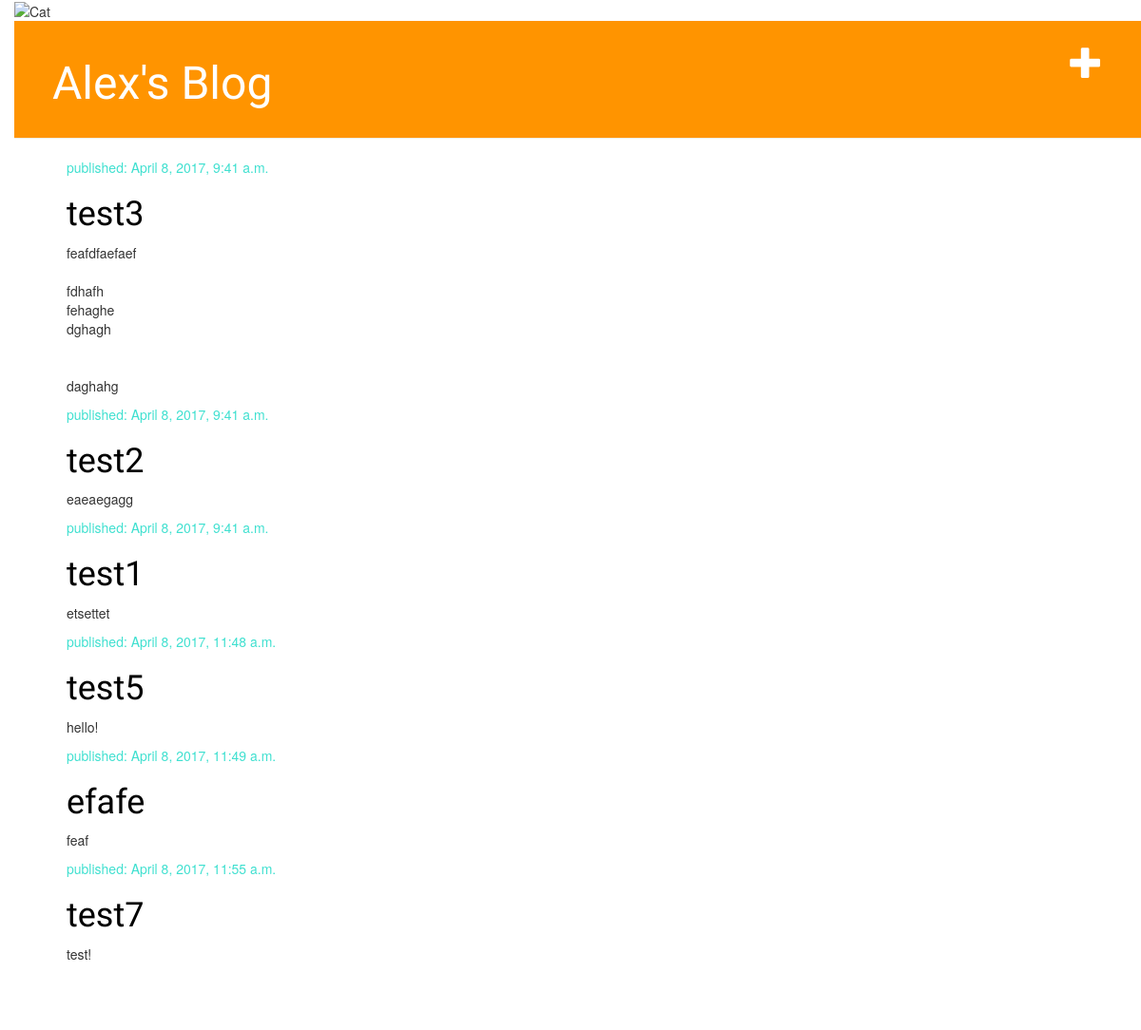
The app's page /, older data.
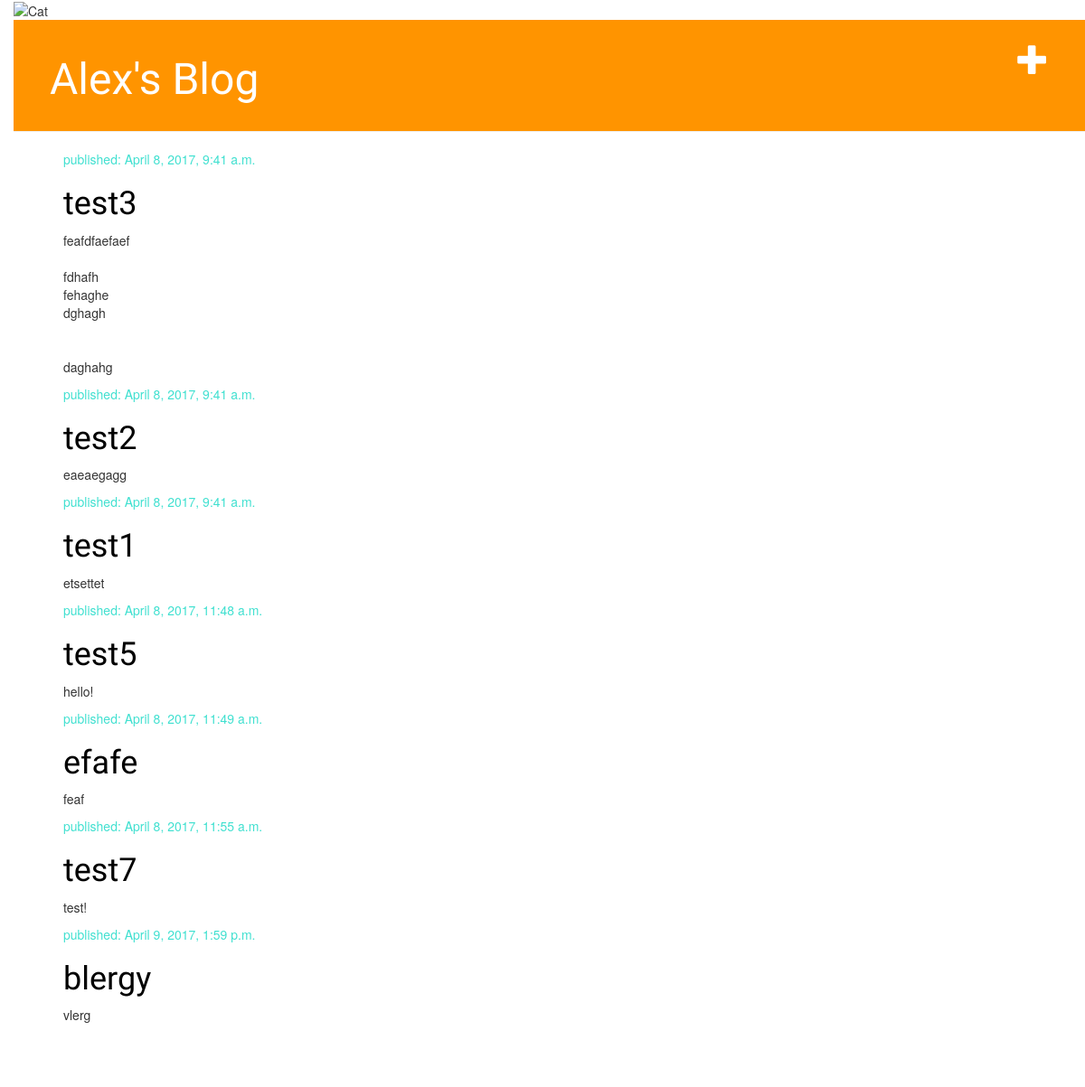
The same page, newer data.
### blog/models.py (models this page shows, shortened)
class Post(models.Model):
    author = models.ForeignKey('auth.User')
    title = models.CharField(max_length = 200)
    text = models.TextField()
    created_date = models.DateTimeField(
            default = timezone.now)
    published_date = models.DateTimeField(
            blank = True, null = True)

### blog/views.py (the view)
# urls.py: url(r'^$', views.post_list, name = 'post_list'),
def post_list(request):
    posts = Post.objects.filter(published_date__lte = timezone.now()).order_by('published_date') # lte = less than or equal to
    return render(request, 'blog/post_list.html', {'posts': posts}) # request = everything we receive from the user via the internet; url is the template file; {} = things for the template to use

### blog/templates/blog/post_list.html
{% extends 'blog/base.html' %}
{% block content %}
  {% for post in posts %}
  <div class="post">
    <div class="date">
      <p>published: {{ post.published_date }}</p>
    </div>
    <h1><a href="{% url 'post_detail' pk=post.pk %}">{{ post.title }}</a></h1>
    <p>{{ post.text|linebreaksbr }}</p>
  {% endfor %}
{% endblock %}

Row changes from the older to the newer data that the page shows:
added Post: published_date "April 9, 2017, 1:59 p.m.", title "blergy", text "vlerg"
